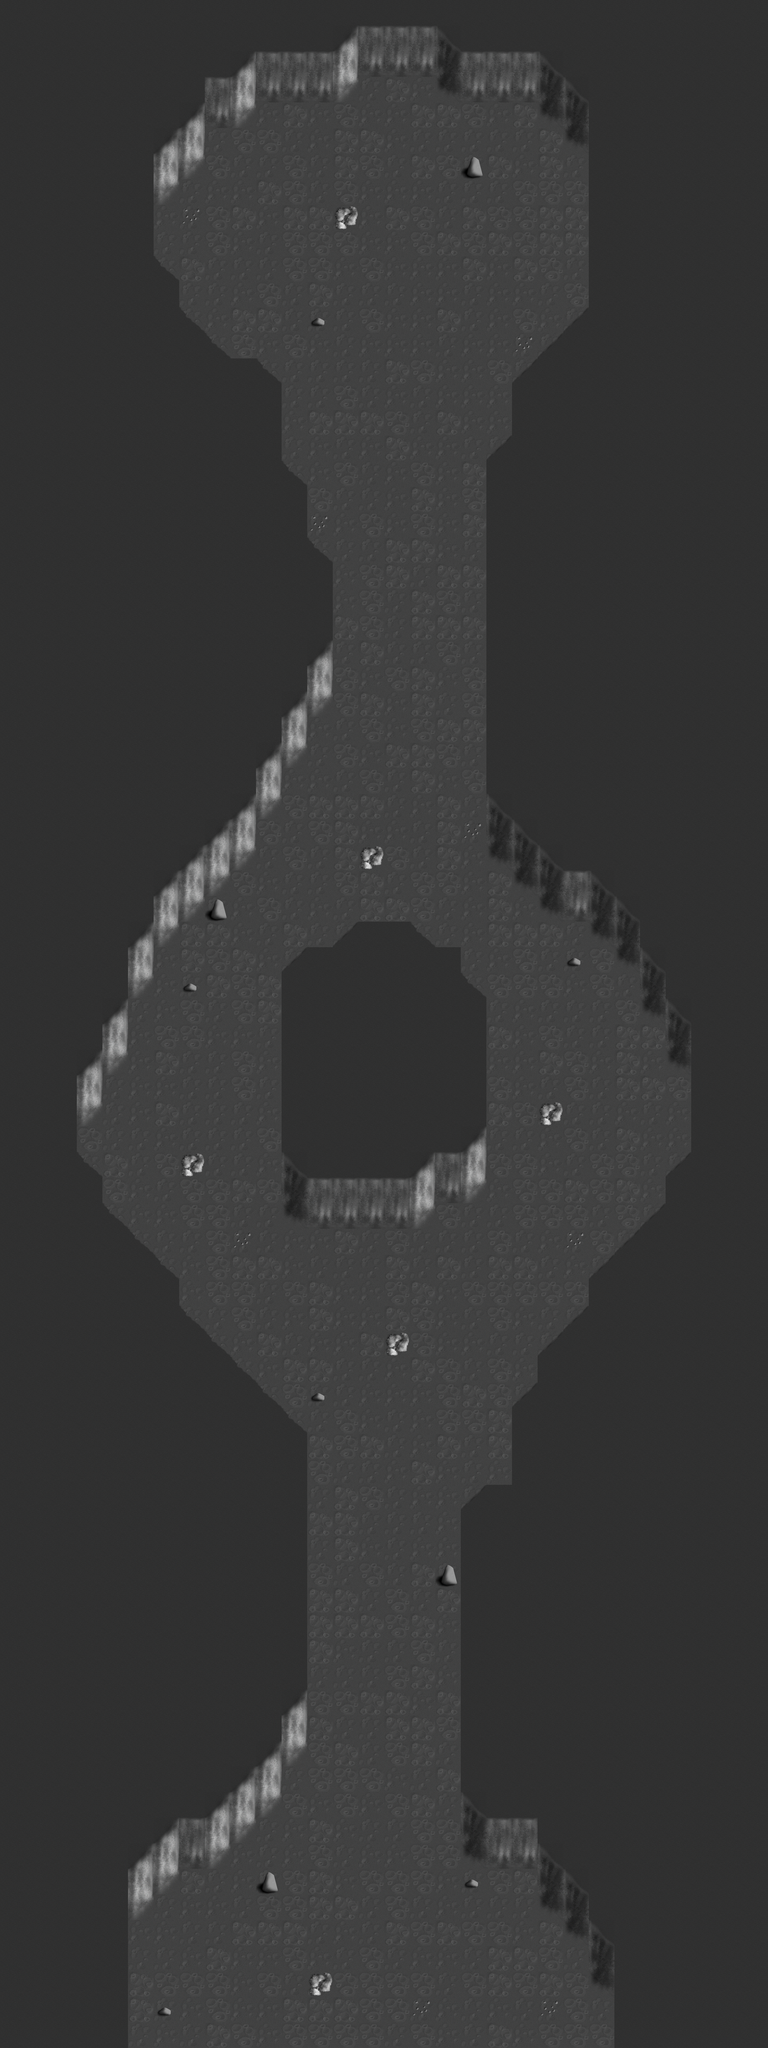

This game map was drawn from its Tiled (.tmx) file and the tilesets committed beside it. A one-line description and the full map source follow:
An orthogonal 30x80 tile map with 100x100 px tiles, 1 tile layer (Warstwa Kafelków 1).

<map version="1.2" tiledversion="1.2.4" orientation="orthogonal" renderorder="right-down" width="30" height="80" tilewidth="100" tileheight="100" infinite="0" nextlayerid="2" nextobjectid="1">
 <tileset firstgid="1" source="../../graphics/mapResources/rock-desert.tsx" />
 <layer id="1" name="Warstwa Kafelków 1" width="30" height="80">
  <data encoding="csv">
3,3,3,3,3,3,3,3,3,3,3,3,3,3,3,3,3,3,3,3,3,3,3,3,3,3,3,3,3,3,
3,3,3,3,3,3,3,3,3,3,3,3,3,62,2,2,2,22,3,3,3,3,3,3,3,3,3,3,3,3,
3,3,3,3,3,3,3,3,3,62,2,2,2,72,12,12,12,42,2,2,2,22,3,3,3,3,3,3,3,3,
3,3,3,3,3,3,3,3,2,72,12,12,12,92,1,21,11,52,12,12,12,42,22,3,3,3,3,3,3,3,
3,3,3,3,3,3,3,62,12,92,11,21,11,31,11,11,21,21,31,11,21,52,42,3,3,3,3,3,3,3,
3,3,3,3,3,3,62,72,1,31,31,1,11,21,21,11,1,1,1,1,1,21,52,3,3,3,3,3,3,3,
3,3,3,3,3,3,72,92,31,1,1,31,1,21,31,1,21,31,25,21,11,21,1,3,3,3,3,3,3,3,
3,3,3,3,3,3,92,1,11,11,21,31,1,31,11,11,11,1,1,1,31,31,31,3,3,3,3,3,3,3,
3,3,3,3,3,3,11,15,31,21,11,21,21,4,11,21,31,1,21,31,31,21,21,3,3,3,3,3,3,3,
3,3,3,3,3,3,1,1,31,11,1,31,31,31,11,11,31,21,31,21,31,21,21,3,3,3,3,3,3,3,
3,3,3,3,3,3,13,21,1,1,1,31,31,11,31,11,11,11,21,11,21,31,1,3,3,3,3,3,3,3,
3,3,3,3,3,3,3,1,1,11,31,1,21,1,1,1,11,11,1,11,11,1,31,3,3,3,3,3,3,3,
3,3,3,3,3,3,3,13,11,21,21,1,5,1,31,11,11,21,1,11,31,11,23,3,3,3,3,3,3,3,
3,3,3,3,3,3,3,3,13,31,11,31,11,1,11,11,11,1,11,11,15,23,3,3,3,3,3,3,3,3,
3,3,3,3,3,3,3,3,3,3,13,1,1,1,1,21,31,11,11,31,23,3,3,3,3,3,3,3,3,3,
3,3,3,3,3,3,3,3,3,3,3,1,1,31,1,11,1,11,11,11,3,3,3,3,3,3,3,3,3,3,
3,3,3,3,3,3,3,3,3,3,3,11,21,21,21,31,1,21,11,11,3,3,3,3,3,3,3,3,3,3,
3,3,3,3,3,3,3,3,3,3,3,1,11,1,11,21,11,11,1,23,3,3,3,3,3,3,3,3,3,3,
3,3,3,3,3,3,3,3,3,3,3,13,11,31,1,11,31,11,21,3,3,3,3,3,3,3,3,3,3,3,
3,3,3,3,3,3,3,3,3,3,3,3,31,1,1,11,21,11,31,3,3,3,3,3,3,3,3,3,3,3,
3,3,3,3,3,3,3,3,3,3,3,3,15,11,31,11,31,11,21,3,3,3,3,3,3,3,3,3,3,3,
3,3,3,3,3,3,3,3,3,3,3,3,13,1,1,21,21,11,1,3,3,3,3,3,3,3,3,3,3,3,
3,3,3,3,3,3,3,3,3,3,3,3,3,11,31,21,1,21,21,3,3,3,3,3,3,3,3,3,3,3,
3,3,3,3,3,3,3,3,3,3,3,3,3,11,31,1,21,31,1,3,3,3,3,3,3,3,3,3,3,3,
3,3,3,3,3,3,3,3,3,3,3,3,3,21,31,1,21,21,21,3,3,3,3,3,3,3,3,3,3,3,
3,3,3,3,3,3,3,3,3,3,3,3,62,1,21,1,1,31,1,3,3,3,3,3,3,3,3,3,3,3,
3,3,3,3,3,3,3,3,3,3,3,3,72,31,11,31,21,11,31,3,3,3,3,3,3,3,3,3,3,3,
3,3,3,3,3,3,3,3,3,3,3,62,92,31,21,11,21,1,31,3,3,3,3,3,3,3,3,3,3,3,
3,3,3,3,3,3,3,3,3,3,3,72,11,1,31,11,31,21,21,3,3,3,3,3,3,3,3,3,3,3,
3,3,3,3,3,3,3,3,3,3,62,92,1,31,11,21,21,31,1,3,3,3,3,3,3,3,3,3,3,3,
3,3,3,3,3,3,3,3,3,3,72,11,11,1,31,1,21,11,31,3,3,3,3,3,3,3,3,3,3,3,
3,3,3,3,3,3,3,3,3,62,92,31,21,21,21,1,11,21,1,22,3,3,3,3,3,3,3,3,3,3,
3,3,3,3,3,3,3,3,62,72,31,1,31,21,11,11,1,21,15,42,22,3,3,3,3,3,3,3,3,3,
3,3,3,3,3,3,3,62,72,92,1,31,1,21,4,31,1,21,11,52,42,22,3,3,3,3,3,3,3,3,
3,3,3,3,3,3,62,72,92,31,11,1,1,31,21,1,31,31,11,21,52,42,2,22,3,3,3,3,3,3,
3,3,3,3,3,3,72,92,25,11,31,1,11,1,21,21,31,1,11,21,11,52,12,42,22,3,3,3,3,3,
3,3,3,3,3,62,92,21,21,11,1,21,1,23,3,3,13,1,11,21,21,21,1,52,42,3,3,3,3,3,
3,3,3,3,3,72,11,21,31,21,11,23,3,3,3,3,3,3,1,11,31,1,5,31,52,22,3,3,3,3,
3,3,3,3,3,92,11,5,21,31,21,3,3,3,3,3,3,3,13,31,31,31,11,31,1,42,3,3,3,3,
3,3,3,3,62,1,11,31,1,31,21,3,3,3,3,3,3,3,3,1,11,1,1,1,31,52,22,3,3,3,
3,3,3,3,72,11,31,31,11,11,1,3,3,3,3,3,3,3,3,21,11,31,1,1,21,21,42,3,3,3,
3,3,3,62,92,11,21,1,1,31,11,3,3,3,3,3,3,3,3,11,11,21,31,11,21,11,52,3,3,3,
3,3,3,72,1,11,11,1,1,31,1,3,3,3,3,3,3,3,3,31,11,1,31,1,21,21,31,3,3,3,
3,3,3,92,1,11,21,1,1,1,11,3,3,3,3,3,3,3,3,21,31,4,1,1,11,1,11,3,3,3,
3,3,3,31,1,1,11,1,1,1,31,3,3,3,3,3,3,3,62,1,1,11,31,1,21,11,11,3,3,3,
3,3,3,13,21,1,31,4,1,1,11,22,3,3,3,3,62,2,72,31,31,11,1,31,31,1,23,3,3,3,
3,3,3,3,31,11,1,31,31,21,31,42,2,2,2,2,72,12,92,11,31,31,21,31,21,11,3,3,3,3,
3,3,3,3,13,11,11,31,31,1,1,52,12,12,12,12,92,31,1,1,31,31,31,1,31,23,3,3,3,3,
3,3,3,3,3,13,1,1,31,15,1,11,11,21,1,31,1,1,1,31,1,11,15,31,23,3,3,3,3,3,
3,3,3,3,3,3,13,11,31,21,21,11,1,1,1,21,1,21,1,21,21,1,11,23,3,3,3,3,3,3,
3,3,3,3,3,3,3,11,31,31,1,31,21,11,11,31,21,11,31,31,31,31,31,3,3,3,3,3,3,3,
3,3,3,3,3,3,3,13,1,31,1,11,21,11,11,21,31,11,1,31,11,1,23,3,3,3,3,3,3,3,
3,3,3,3,3,3,3,3,13,11,21,1,11,11,21,4,31,11,11,1,1,23,3,3,3,3,3,3,3,3,
3,3,3,3,3,3,3,3,3,13,11,21,21,1,1,11,21,31,1,31,11,3,3,3,3,3,3,3,3,3,
3,3,3,3,3,3,3,3,3,3,13,31,5,1,11,11,11,31,21,31,23,3,3,3,3,3,3,3,3,3,
3,3,3,3,3,3,3,3,3,3,3,13,1,31,11,1,11,31,31,21,3,3,3,3,3,3,3,3,3,3,
3,3,3,3,3,3,3,3,3,3,3,3,21,31,21,1,11,21,1,21,3,3,3,3,3,3,3,3,3,3,
3,3,3,3,3,3,3,3,3,3,3,3,31,1,1,11,21,11,1,11,3,3,3,3,3,3,3,3,3,3,
3,3,3,3,3,3,3,3,3,3,3,3,1,21,31,1,11,11,23,3,3,3,3,3,3,3,3,3,3,3,
3,3,3,3,3,3,3,3,3,3,3,3,21,21,1,1,1,11,3,3,3,3,3,3,3,3,3,3,3,3,
3,3,3,3,3,3,3,3,3,3,3,3,1,21,11,1,11,11,3,3,3,3,3,3,3,3,3,3,3,3,
3,3,3,3,3,3,3,3,3,3,3,3,31,1,31,1,21,25,3,3,3,3,3,3,3,3,3,3,3,3,
3,3,3,3,3,3,3,3,3,3,3,3,21,21,1,31,1,21,3,3,3,3,3,3,3,3,3,3,3,3,
3,3,3,3,3,3,3,3,3,3,3,3,21,21,21,31,21,11,3,3,3,3,3,3,3,3,3,3,3,3,
3,3,3,3,3,3,3,3,3,3,3,3,21,11,1,1,31,1,3,3,3,3,3,3,3,3,3,3,3,3,
3,3,3,3,3,3,3,3,3,3,3,3,1,1,1,31,21,11,3,3,3,3,3,3,3,3,3,3,3,3,
3,3,3,3,3,3,3,3,3,3,3,62,31,31,21,21,11,21,3,3,3,3,3,3,3,3,3,3,3,3,
3,3,3,3,3,3,3,3,3,3,3,72,21,1,1,21,21,31,3,3,3,3,3,3,3,3,3,3,3,3,
3,3,3,3,3,3,3,3,3,3,62,92,31,21,1,31,21,1,3,3,3,3,3,3,3,3,3,3,3,3,
3,3,3,3,3,3,3,3,3,62,72,1,31,31,31,11,1,21,3,3,3,3,3,3,3,3,3,3,3,3,
3,3,3,3,3,3,3,3,62,72,92,31,11,31,11,31,21,1,22,3,3,3,3,3,3,3,3,3,3,3,
3,3,3,3,3,3,62,2,72,92,1,11,21,11,1,1,31,31,42,2,2,3,3,3,3,3,3,3,3,3,
3,3,3,3,3,62,72,12,92,11,1,11,31,1,11,11,31,31,52,12,12,22,3,3,3,3,3,3,3,3,
3,3,3,3,3,72,92,21,1,11,25,31,21,11,31,31,31,11,5,31,21,42,22,3,3,3,3,3,3,3,
3,3,3,3,3,92,1,11,11,1,31,31,21,21,1,31,1,11,1,1,1,52,42,3,3,3,3,3,3,3,
3,3,3,3,3,11,11,1,1,21,21,21,1,11,1,21,31,21,31,31,11,21,52,22,3,3,3,3,3,3,
3,3,3,3,3,1,1,11,21,11,11,31,11,1,31,1,11,11,1,21,21,31,1,42,3,3,3,3,3,3,
3,3,3,3,3,21,31,31,31,11,31,1,4,31,31,31,31,1,31,21,31,21,31,52,3,3,3,3,3,3,
3,3,3,3,3,21,5,11,31,11,11,21,21,21,31,31,15,11,1,11,1,15,31,1,3,3,3,3,3,3,
3,3,3,3,3,1,11,1,21,31,11,31,31,31,31,1,31,11,1,21,11,31,31,31,3,3,3,3,3,3
</data>
 </layer>
</map>
